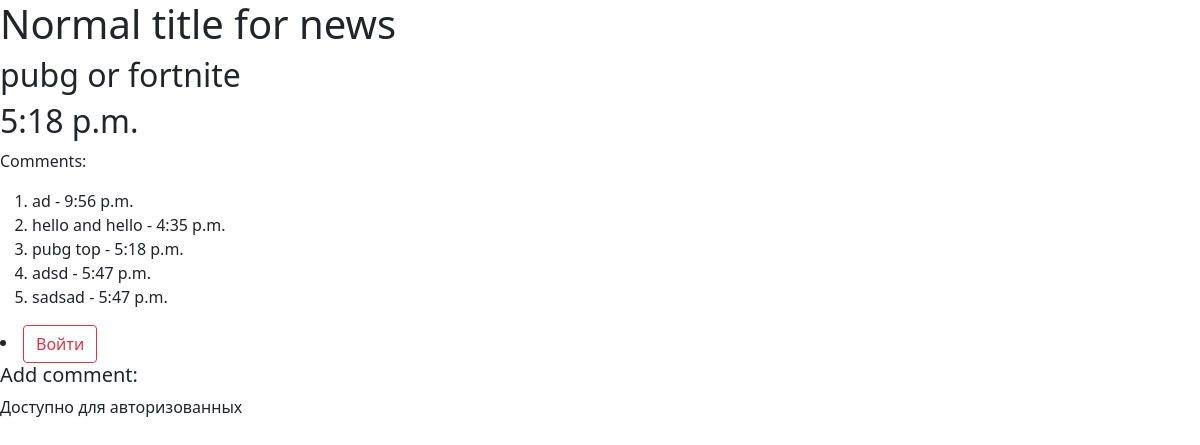
The page /news/1/ on the database its author committed.
### news/models.py (models this page shows, shortened)
class News(models.Model):
    author = models.ForeignKey(User, on_delete=models.CASCADE, null=True)
    title = models.CharField(max_length=50)
    content = models.CharField(max_length=250)
    created_at = models.TimeField(auto_now=True)

class Comment(models.Model):
    author = models.ForeignKey(User, on_delete=models.CASCADE,null=True)
    content = models.CharField(max_length=500)
    created_at = models.TimeField(auto_now=True)
    news = models.ForeignKey(News, on_delete=models.CASCADE)

### news/views.py (the view)
# urls.py: path("<int:news_id>/", views.detail, name="detail"),
def detail(request, news_id):
    try :
        news = News.objects.get(pk=news_id)
    except News.DoesNotExist:
        raise Http404("Not Found")
    if request.method == 'POST':
        form = CommentsForm(request.POST)
        if form.is_valid():
            comment = form.save(commit=False)
            comment.author = request.user
            comment.news = news
            comment.save()
            return HttpResponseRedirect(reverse("news:index"))
    else:
        CommentsForm()
    context = {"news": news}
    return render(request, "news/detail.html",context)

### news/templates/news/detail.html
<head>
    <link rel="stylesheet" href="https://cdn.jsdelivr.net/npm/bootstrap@5.0.2/dist/css/bootstrap.min.css">
</head>
<body>
    <h1>{{news.title}}</h1>
    <h2>{{news.content}}</h2>
    <h2>{{news.created_at}}</h2>
    {% if user.is_authenticated %}
        <a class="btn btn-outline-danger" href="{% url 'logout' %}">Выйти</a>
        <form  method="post">
            {% csrf_token %}
            <h3>Add comment:</h3>
            <p>Content:</p>
            <textarea id="content" name="content"></textarea><br>
            <button type="submit">Submit</button>
        </form>
        <p>Comments:</p>
        <ol>
            {% for comment in news.comment_set.all %}
                <li>
                    {{comment.content}} - {{comment.created_at}}
                </li>
                {% if user == comment.author or perms.news.delete_comment %}
                        <form action="{% url 'news:delete_comment' news.id comment.id %}" method="post">
                            {% csrf_token %}
                            <button type="submit" class="btn btn-danger" >Удалить</button>
                        </form>
                {% endif %}
            {% endfor %}
        </ol>
    {% else %}
        <p>Comments:</p>
        <ol>
            {% for comment in news.comment_set.all %}
                <li>
                    {{comment.content}} - {{comment.created_at}}
                </li>
            {% endfor %}
        </ol>
    <li class="nav-item">
        <a class="btn btn-outline-danger" href="{% url 'logout' %}">Войти</a>
    </li>
        <h5>Add comment:</h5>
        <p>Доступно для авторизованных</p>
    {% endif %}
</body>

### rows shown on the page
News: content "pubg or fortnite", created_at "5:18 p.m."
Comment: content "ad", created_at "9:56 p.m."
Comment: content "hello and hello", created_at "4:35 p.m."
Comment: content "pubg top", created_at "5:18 p.m."
Comment: content "adsd", created_at "5:47 p.m."
Comment: content "sadsad", created_at "5:47 p.m."
